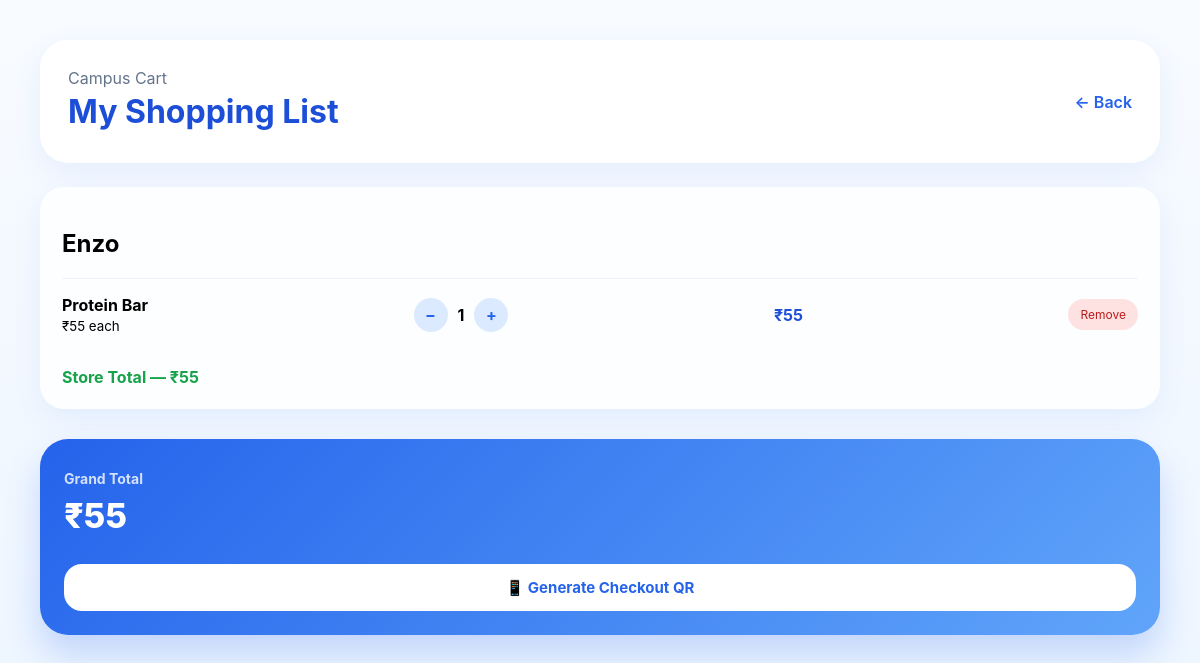
Page /list on the committed database.
### tables this page shows
CREATE TABLE cart (
    id INTEGER PRIMARY KEY AUTOINCREMENT,

    product_id INTEGER NOT NULL,
    shop_id INTEGER NOT NULL,

    quantity INTEGER DEFAULT 1,

    added_at TIMESTAMP DEFAULT CURRENT_TIMESTAMP,

    FOREIGN KEY (product_id) REFERENCES products(id),
    FOREIGN KEY (shop_id) REFERENCES shops(id)
);

CREATE TABLE shops (
    id INTEGER PRIMARY KEY,
    name TEXT NOT NULL UNIQUE
);

CREATE TABLE products (
    id INTEGER PRIMARY KEY,
    name TEXT NOT NULL,
    category TEXT NOT NULL
);

CREATE TABLE inventory (
    shop_id INTEGER,
    product_id INTEGER,
    stock INTEGER NOT NULL,
    price INTEGER NOT NULL,

    PRIMARY KEY (shop_id, product_id),

    FOREIGN KEY (shop_id) REFERENCES shops(id),
    FOREIGN KEY (product_id) REFERENCES products(id)
);

### app.py (the view)
@app.route("/list")
def shopping_list():
    conn = get_db_connection()
    rows = conn.execute("""
        SELECT
            cart.id AS cart_id,
            cart.quantity,

            products.name AS product_name,

            inventory.price,

            shops.name AS shop_name

        FROM cart

        JOIN products
            ON cart.product_id = products.id

        JOIN shops
            ON cart.shop_id = shops.id

        JOIN inventory
            ON inventory.product_id = cart.product_id
           AND inventory.shop_id = cart.shop_id

        ORDER BY shops.name, products.name
    """).fetchall()
    conn.close()
    grouped_cart = {}
    grand_total = 0
    for row in rows:
        shop = row["shop_name"]
        if shop not in grouped_cart:
            grouped_cart[shop] = {
                "items": [],
                "store_total": 0
            }
        total_price = row["price"] * row["quantity"]
        grouped_cart[shop]["items"].append({
            "cart_id": row["cart_id"],
            "product_name": row["product_name"],
            "price": row["price"],
            "quantity": row["quantity"],
            "total_price": total_price
        })
        grouped_cart[shop]["store_total"] += total_price
        grand_total += total_price
    return render_template(
        "list.html",
        grouped_cart=grouped_cart,
        grand_total=grand_total
    )

### app.py (called while the page is built)
def get_db_connection():
    conn = sqlite3.connect("campus_cart.db")
    conn.row_factory = sqlite3.Row
    return conn

### templates/list.html (shortened to what this page needs)
<!DOCTYPE html>
<html>
<head>
</head>
<body>
    <div class="top">
        <div>
            <p style="color:#64748b; margin:0;">Campus Cart</p>
            <h1 style="margin:4px 0; color:#1d4ed8;">
                My Shopping List
            </h1>
        </div>
        <a href="/" style="text-decoration:none; color:#2563eb; font-weight:600;">
            ← Back
        </a>
    </div>
    {% if grouped_cart %}
        {% for shop_name, shop in grouped_cart.items() %}
        <div class="store">
            <h2>{{ shop_name }}</h2>
            {% for item in shop["items"] %}
            <div class="item">
                <div>
                    <strong>{{ item.product_name }}</strong>
                    <br>
                    <small>₹{{ item.price }} each</small>
                </div>
                <div class="qty">
                    <a class="circle" href="/decrease/{{ item.cart_id }}">−</a>
                    <strong>{{ item.quantity }}</strong>
                    <a class="circle" href="/increase/{{ item.cart_id }}">+</a>
                </div>
                <strong style="color:#1d4ed8;">
                    ₹{{ item.total_price }}
                </strong>
                <a class="remove" href="/remove/{{ item.cart_id }}">
                    Remove
                </a>
            </div>
            {% endfor %}
            <div style="padding-top:16px; font-weight:700; color:#16a34a;">
                Store Total — ₹{{ shop["store_total"] }}
            </div>
        </div>
        {% endfor %}
        <div class="total">
            <div class="total-info">
                <span>Grand Total</span>
                <h2>₹{{ grand_total }}</h2>
            </div>
            {% if grand_total > 0 %}
            <a href="/generate_qr" class="qr-btn">
                📱 Generate Checkout QR
            </a>
            {% endif %}
        </div>
    {% endif %}
</body>
</html>

### templates/list.html (style rules this page uses)
body { font-family: Inter, sans-serif; background: linear-gradient(180deg, #f8fbff, #eef6ff); padding: 32px; }
.top { display: flex; justify-content: space-between; align-items: center; background: white; padding: 28px; border-radius: 28px; box-shadow: 0 10px 30px rgba(37, 99, 235, 0.08); }
.store { background: rgba(255, 255, 255, 0.82); padding: 22px; border-radius: 24px; margin-top: 24px; box-shadow: 0 10px 30px rgba(37, 99, 235, 0.08); }
.item { display: flex; justify-content: space-between; align-items: center; padding: 16px 0; border-top: 1px solid #eef2ff; }
.qty { display: flex; align-items: center; gap: 10px; }
.circle { width: 34px; height: 34px; border-radius: 50%; background: #dbeafe; display: grid; place-items: center; color: #2563eb; font-weight: 700; text-decoration: none; }
.remove { background: #fee2e2; color: #b91c1c; padding: 8px 12px; border-radius: 999px; text-decoration: none; font-size: 12px; }
.total { background: linear-gradient(90deg, #2563eb, #60a5fa); color: white; padding: 22px; border-radius: 24px; margin-top: 28px; font-size: 22px; font-weight: 700; }
.total { background:linear-gradient(135deg,#2563EB,#60A5FA); color:white; padding:24px; border-radius:28px; margin-top:30px; box-shadow:0 20px 35px rgba(37,99,235,.22); }
.total-info span { opacity:.8; font-size:14px; }
.total-info h2 { margin-top:8px; font-size:34px; font-weight:800; }
.qr-btn { margin-top:22px; display:flex; justify-content:center; align-items:center; gap:10px; text-decoration:none; color:#2563EB; background:white; padding:14px 20px; border-radius:18px; font-weight:700; font-size:15px; transition:.25s ease; }
.total-info h2 { margin-top:6px; font-size:34px; font-weight:800; }
.qr-btn { margin-top:22px; display:flex; justify-content:center; align-items:center; gap:10px; background:white; color:#2563EB; text-decoration:none; padding:14px 18px; border-radius:18px; font-weight:700; font-size:15px; transition:.25s ease; }

### rows in the picture
cart: name "Enzo", product_name "Protein Bar", price "55", quantity "1", total_price "55", store_total "55"

### other values in the picture
{{ grand_total }} "55"
